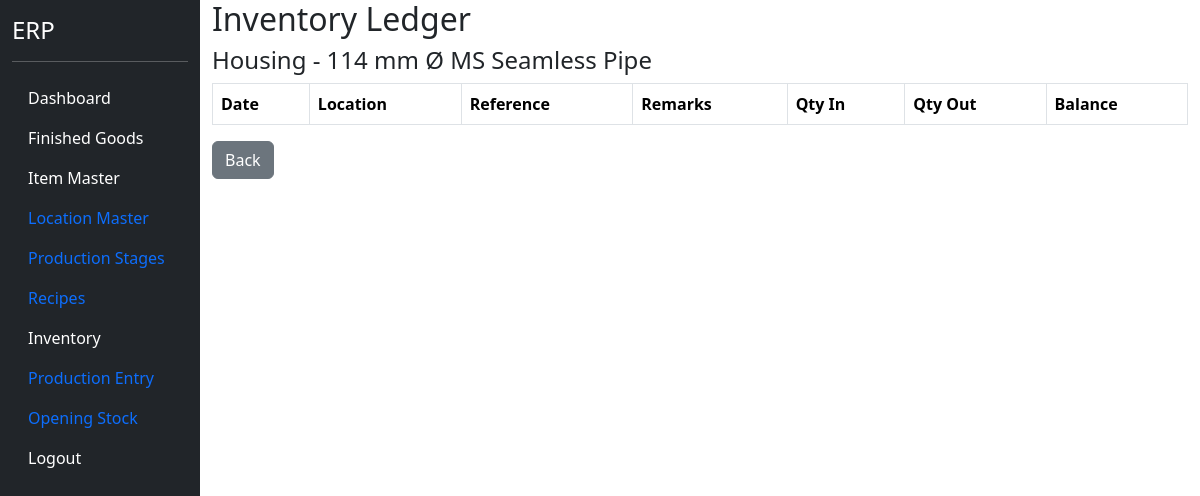
Page /inventory/5 (signed in) on the earlier database version.
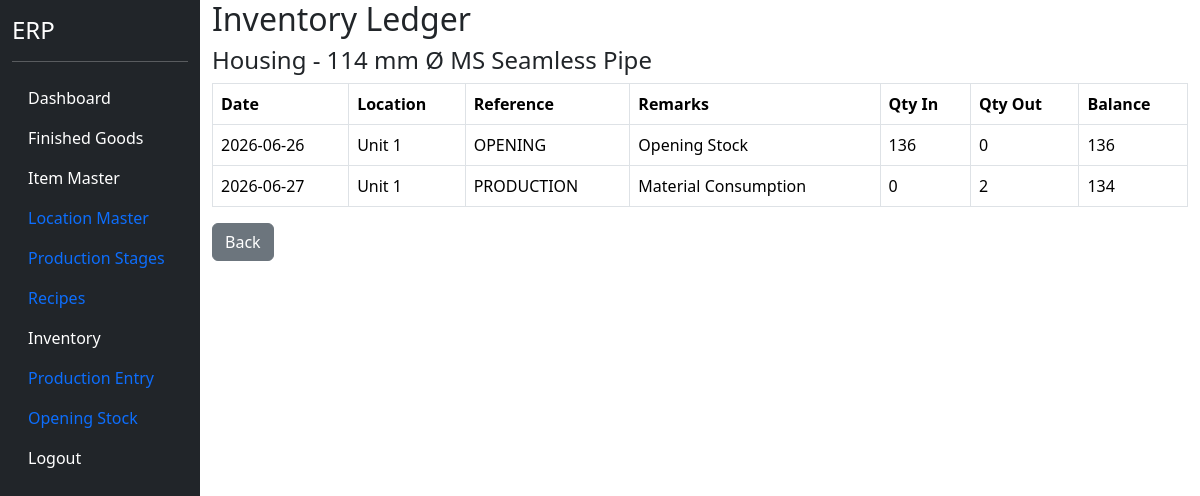
Same page on the later database version.
### models.py (models this page shows)
class InventoryLedger(db.Model):
    __tablename__ = "inventory_ledger"
    id = db.Column(
        db.Integer,
        primary_key=True
    )
    trans_date = db.Column(
        db.Date,
        nullable=False
    )
    item_id = db.Column(
        db.Integer,
        db.ForeignKey("item_master.id"),
        nullable=False
    )
    location_id = db.Column(
        db.Integer,
        db.ForeignKey("location_master.id"),
        nullable=False
    )
    qty_in = db.Column(
        db.Float,
        default=0
    )
    qty_out = db.Column(
        db.Float,
        default=0
    )
    reference_type = db.Column(
        db.String(50)
    )
    reference_id = db.Column(
        db.Integer
    )
    remarks = db.Column(
        db.String(500)
    )
    item = db.relationship(
        "ItemMaster"
    )
    location = db.relationship(
        "LocationMaster"
    )

class LocationMaster(db.Model):
    __tablename__ = "location_master"
    id = db.Column(
        db.Integer,
        primary_key=True
    )
    location_code = db.Column(
        db.String(20),
        unique=True,
        nullable=False
    )
    location_name = db.Column(
        db.String(100),
        nullable=False
    )
    active = db.Column(
        db.Boolean,
        default=True
    )

### blueprints/masters/routes.py (the view)
@masters_bp.route("/inventory/<int:item_id>")
@login_required
def inventory_detail(item_id):
    item = ItemMaster.query.get_or_404(item_id)
    ledger_rows = InventoryLedger.query.filter_by(
        item_id=item_id
    ).order_by(
        InventoryLedger.trans_date,
        InventoryLedger.id
    ).all()
    balance = 0
    movement = []
    for row in ledger_rows:
        balance += row.qty_in
        balance -= row.qty_out
        movement.append({
            "date": row.trans_date,
            "location": row.location.location_name,
            "reference": row.reference_type,
            "remarks": row.remarks,
            "qty_in": row.qty_in,
            "qty_out": row.qty_out,
            "balance": balance
        })
    return render_template(
        "inventory_detail.html",
        item=item,
        movement=movement
    )

### app.py (called while the page is built)
@login_manager.user_loader
def load_user(user_id):
    return User.query.get(int(user_id))

### templates/inventory_detail.html (shortened to what this page needs)
{% extends "base.html" %}
{% block content %}
<h2>
</h2>
<h4>
{{ item.item_name }}
</h4>
<table class="table table-bordered">
<thead>
<tr>
<th>Date</th>
<th>Location</th>
<th>Reference</th>
<th>Remarks</th>
<th>Qty In</th>
<th>Qty Out</th>
<th>Balance</th>
</tr>
</thead>
<tbody>
{% for row in movement %}
<tr>
<td>{{ row.date }}</td>
<td>{{ row.location }}</td>
<td>{{ row.reference }}</td>
<td>{{ row.remarks }}</td>
<td>{{ "%.0f"|format(row.qty_in) }}</td>
<td>{{ "%.0f"|format(row.qty_out) }}</td>
<td>{{ "%.0f"|format(row.balance) }}</td>
</tr>
{% endfor %}
</tbody>
</table>
<a
href="/inventory"
class="btn btn-secondary">
Back
</a>
{% endblock %}

Differences in the rows shown:
added InventoryLedger: date "2026-06-26", reference "OPENING", remarks "Opening Stock", qty_in "136", qty_out "0"
now on this page (row unchanged): LocationMaster: location "Unit 1" "Unit 1"
added InventoryLedger: date "2026-06-27", reference "PRODUCTION", remarks "Material Consumption", qty_in "0", qty_out "2"
Other differences:
new list line: "136"
new list line: "134"
